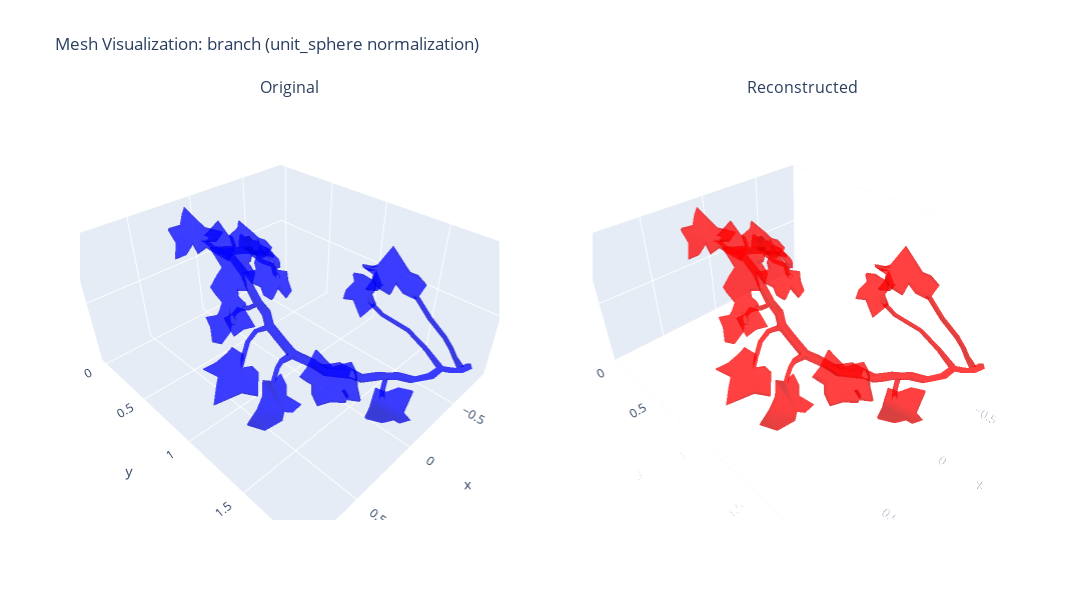

This figure's notebook cell:
### Code cell
compare_plots("branch", "unit_sphere")

### Figure 1 — Plotly figure (JSON) as saved in the notebook; plotly's stock layout.template omitted (floating-point values rounded to 4 significant figures; data arrays with more than 128 entries replaced by an {"elided": "..."} marker saying what was removed)
{"data": [{"color": "blue", "i": {"elided": "1960 int values"}, "j": {"elided": "1960 int values"}, "k": {"elided": "1960 int values"}, "name": "Original", "opacity": 0.5, "scene": "scene", "type": "mesh3d", "x": {"elided": "2767 float values"}, "y": {"elided": "2767 float values"}, "z": {"elided": "2767 float values"}}, {"color": "red", "i": {"elided": "1960 int values"}, "j": {"elided": "1960 int values"}, "k": {"elided": "1960 int values"}, "name": "Reconstructed", "opacity": 0.5, "scene": "scene2", "type": "mesh3d", "x": {"elided": "2767 float values"}, "y": {"elided": "2767 float values"}, "z": {"elided": "2767 float values"}}], "layout": {"annotations": [{"font": {"size": 16}, "showarrow": false, "text": "Original", "x": 0.225, "xanchor": "center", "xref": "paper", "y": 1, "yanchor": "bottom", "yref": "paper"}, {"font": {"size": 16}, "showarrow": false, "text": "Reconstructed", "x": 0.775, "xanchor": "center", "xref": "paper", "y": 1, "yanchor": "bottom", "yref": "paper"}], "height": 600, "scene": {"domain": {"x": [0, 0.45], "y": [0, 1]}}, "scene2": {"domain": {"x": [0.55, 1], "y": [0, 1]}}, "title": {"text": "Mesh Visualization: branch (unit_sphere normalization)"}, "width": 1400}}
